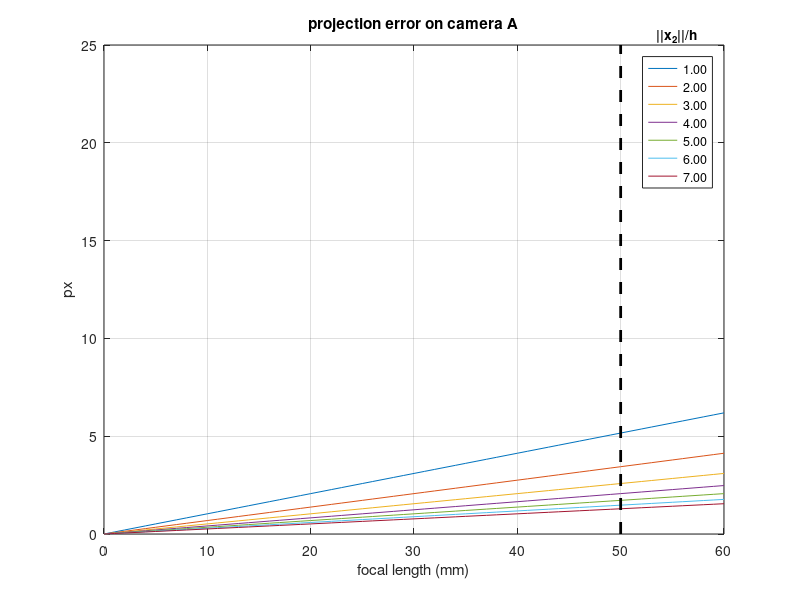

This figure's MATLAB source:
clear; close; clc;

m = 1; mm = m / 1000; um = m/1000000;

pixel_size = 1.55 * um;
image_width = 1920;
sensor_pixels = 12 * 1000000;  % 12 * 10^6
sensor_width = pixel_size * sensor_pixels;  % meters

% conversions
meters_to_pixels = 1 / sensor_width * image_width;
pixels_to_meters = 1 / meters_to_pixels;

%% Plot the solera bound as a function of f at different focal lengths ratios ||x_2||/h.

% Plot at different ratios between ||x_2|| and h
x2_h = 1:7;

% X axis, focal lenghts
f_lengths = (0:1:60) * mm;  % measured in meters
f_lengths = f_lengths * meters_to_pixels;  % measured in pixels

% Loop over ||x_2||/h ratios
fig = figure();
for r_idx=1:numel(x2_h)
    r = x2_h(r_idx);
    
    b_px = abs((2*f_lengths)/(1+r));
    
    h(r_idx) = plot(f_lengths * pixels_to_meters / mm, b_px, 'DisplayName', sprintf('%.02f', r));
    hold on;
end
plot([50, 50], [0, 25], 'k--', 'linewidth', 2, 'DisplayName', '');
lgd = legend(h, 'Location', 'northeast', 'Orientation', 'vertical');
title(lgd,'||x_2||/h')
ylabel('px'); xlabel('focal length (mm)');
title('projection error on camera A');
grid on

return
%% Plot the solera bound as a function of ||x_2||/h at different focal lengths f.

m = 1; mm = m / 1000;

% Plot at different focal lenghts
f_lengths = ([40, 45, 50, 55, 60]) * mm;

% X axis, the ratio between ||x_2|| and h
x2_h = 0:0.5:7;

% Loop over focal lengths
fig = figure();
for f_idx=1:numel(f_lengths)
    f = f_lengths(f_idx);
    f = f * meters_to_pixels
    
    b_px = abs((2*f)./(1+x2_h));
    
    h(f_idx) = plot(x2_h, b_px, 'DisplayName', sprintf('%.02f', f* pixels_to_meters / mm));
    hold on
    
end
legend('show');
lgd = legend(h, 'Location', 'northeast', 'Orientation', 'vertical');
title(lgd,'f')
ylabel('px'); xlabel('||x_2||/h');
title('projection error on camera A');